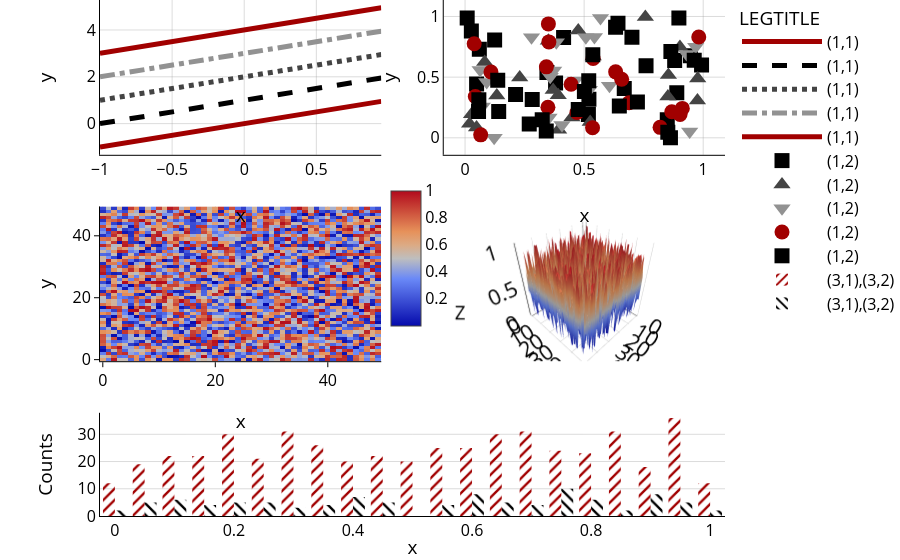

Notebook code cell kept with this figure:
### Markdown cell above
### `tre(light)`

### Code cell
importlib.reload(alstps)
alstps.tre("light")
print(pio.templates)
style_testplot()
